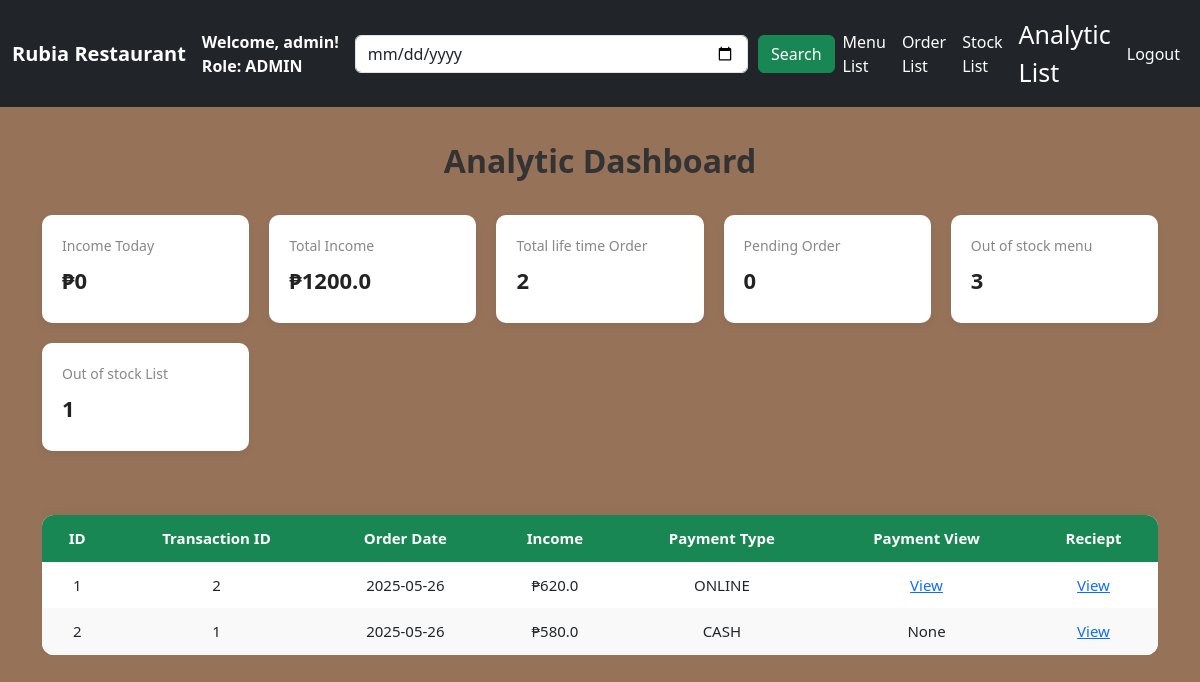
The app's page /analytic/list (signed in), older data.
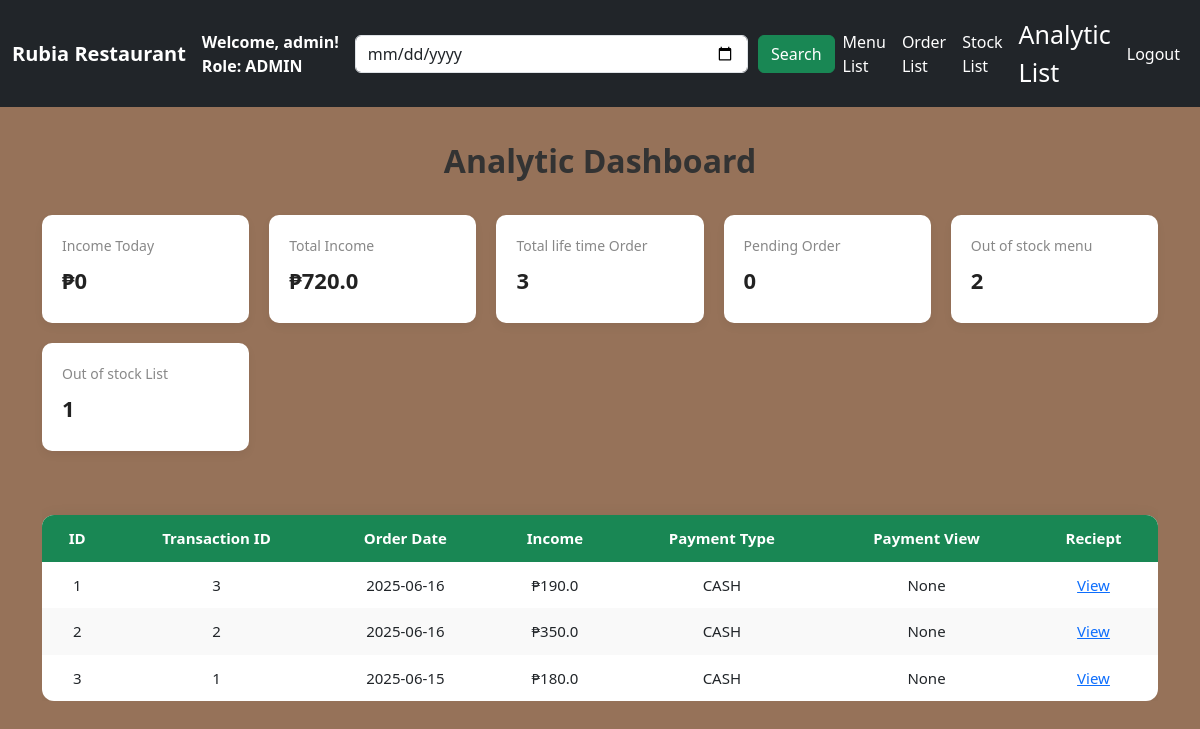
The same page, newer data.
### function/model.py (models this page shows, shortened)
class Income_table(SQLModel, table=True):
    id:              int                     = Field(default=None, primary_key=True)
    order_date:      datetime.date           = Field(default_factory=datetime.date.today)
    income:          float                   = Field(nullable=False)
    payment_type:    PaymentEnum             = Field()
    image_url:       str                     = Field()
    order_list_item: str                     = Field()
    holder: Optional["Income_Holder"] = Relationship(back_populates="order")

### main.py (the view)
@app.route("/analytic/list",methods=['GET','POST'])
def analytic_list():
    if 'user_id' not in flask_session:
        return redirect(url_for('login'))
    role = flask_session.get('role')
    if role not in ['ADMIN', 'EMPLOYEE']:
        flash('You cannot Edit this','error')
        return redirect(url_for('restrict_access'))
    username = flask_session.get('username')
    role =   flask_session.get('role')
    image_names = os.listdir('static/images')
    page = request.args.get('page',1,type=int)
    PER_PAGE = 6
    with DbaseSession(engine) as session:
        if role  in ['EMPLOYEE','ADMIN']:
            stmt = select(Income_table).order_by(desc(Income_table.id))
            data = session.exec(stmt).all()
            stmt2 = select(Order_List).options(selectinload(Order_List.menu))
            orders = session.exec(stmt2).all()
            count  = len(set(order.table for order in orders)) # we use this to count only range
            stmt3 = session.exec(select(Menu_List).where(Menu_List.quantity == 0)).all()
            out_of_stock = len(stmt3) #this will count out of stock menu
            stmt4 = session.exec(select(Kitchen_Stock).where(Kitchen_Stock.quantity == 0)).all()
            out_of_stock_list = len(stmt4)
            stmt5 = session.exec(select(Income_Holder)).all()
            life_time_order = len(stmt5)
            stmt6 = select(Income_Today).where(Income_Today.transaction_date == date.today())
            data2 = session.exec(stmt6).all()
        if request.method == 'POST':
            query_date = request.form.get('query_date')
            if query_date:
                stmt = stmt.where(Income_table.order_date.ilike(f"%{query_date}%"))
    income_today_holder = []
    for item2 in data2:
        income_today_holder.append(item2.balance)
    income_holder = []
    for item in data:
        print(item.income)
        income_holder.append(item.income)
    total = len(data)
    start = (page - 1) * PER_PAGE
    end = start + PER_PAGE
    paginated_data = data[start:end]
    context = {
        'income_today':sum(income_today_holder),
        'total_income': sum(income_holder),
        'income_table': paginated_data,
        'username': username,
        'role': role,
        'page':page,
        'images_name': image_names,
        'total_pages': (total + PER_PAGE - 1) // PER_PAGE,
        'today':today,
        'count':count,
        'out_of_stock':out_of_stock,
        'out_of_stock_list':out_of_stock_list,
        'life_time_order':life_time_order
    }
    return render_template('analytics.html',**context)

### function/model.py (called while the page is built)
    def __str__(self):
        return self.value

### templates/analytics.html (shortened to what this page needs)
<!DOCTYPE html>
<html lang="en">
<head>
  <link href="https://cdn.jsdelivr.net/npm/bootstrap@5.3.6/dist/css/bootstrap.min.css" rel="stylesheet">
</head>
<body>
  <nav class="navbar navbar-expand-lg navbar-dark bg-dark fixed-top">
    <div class="container-fluid">
      <a class="navbar-brand fw-bold">Rubia Restaurant</a>
      <div class="d-flex flex-column text-white me-3">
        <span class="fw-bold">Welcome, {{ username }}!</span>
        <span class="fw-bold">Role: {{ role }}</span>
      </div>
      <div class="collapse navbar-collapse justify-content-between" id="navbarNav">
        <form class="d-flex mx-auto" action="/analytic/list" method="POST" style="max-width: 600px; width: 100%;">
          <input type="date" class="form-control" name="query_date" placeholder="Search by Date">
        <div style="margin-left:10px;">
          <button type="submit" class="btn btn-success">Search</button>
        </div>
        </form>
        <ul class="navbar-nav align-items-center">
          {% if role in ['ADMIN', 'EMPLOYEE'] %}
          <li class="nav-item"><a class="nav-link text-white" href="/menu/list">Menu List</a></li>
          <li class="nav-item"><a class="nav-link text-white" href="/order/list">Order List</a></li>
          <li class="nav-item"><a class="nav-link text-white" href="/stock/list">Stock List</a></li>
          <li class="nav-item"><a class="nav-link text-white" href="/analytic/list" style="font-size:25px;" >Analytic List</a></li>
          {% endif %}
          <li class="nav-item"><a class="nav-link text-white" href="/logout">Logout</a></li>
        </ul>
      </div>
    </div>
  </nav>
  <div class="container py-5">
    <div style="color:white">
      <h2 class="section-title">Analytic Dashboard</h2>
    </div>
    <div class="dashboard">
      <div class="box">
        <div class="title">Income Today</div>
        <div class="count">₱{{ income_today }}</div>
      </div>
      <div class="box">
        <div class="title">Total Income</div>
        <div class="count">₱{{ total_income }}</div>
      </div>
      <div class="box">
        <div class="title">Total life time Order</div>
        <div class="count">{{life_time_order}}</div>
      </div>
      <div class="box">
        <div class="title">Pending Order</div>
        <div class="count">{{count}}</div>
      </div>
      <div class="box">
        <div class="title">Out of stock menu</div>
        <div class="count">{{out_of_stock}}</div>
      </div>
      <div class="box">
        <div class="title">Out of stock List</div>
        <div class="count">{{out_of_stock_list}}</div>
      </div>
    </div>
    <div class="table-responsive">
      <table class="styled-table mt-4">
        <thead>
          <tr>
            <TH>ID</TH>
            <th>Transaction ID</th>
            <th>Order Date</th>
            <th>Income</th>
            <th>Payment Type</th>
            <th>Payment View</th>
            <th>Reciept</th>
          </tr>
        </thead>
        <tbody>
          {% for item in income_table %}
          <tr>
            <td>{{loop.index}}</td>
            <td>{{ item.id }}</td>
            <td>{{ item.order_date }}</td>
            <td>₱{{ item.income }}</td>
            <td>{{ item.payment_type }}</td>
            {% if item.payment_type != 'CASH' %}
            <td><a href="{{ url_for('view_payment_analytic',_id=item.id) }}">View</a></td>
            {%else%}
            <td>None</td>
            {%endif%}
            <td><a href="{{ url_for('reciept_view_analytic',_id=item.id) }}">View</a></td>
          </tr>
          {% endfor %}
        </tbody>
      </table>
    </div>
</div>
</body>
</html>

Row changes from the older to the newer data that the page shows:
added Income_table: id "3", order_date "2025-06-16", income "190.0", payment_type "CASH", shows "None"
changed Income_table id 2: order_date "2025-05-26" → "2025-06-16"; income "620.0" → "350.0"; payment_type "ONLINE" → "CASH"; payment_type "View" → "None"
changed Income_table id 1: order_date "2025-05-26" → "2025-06-15"; income "580.0" → "180.0"
Text that changed along with them:
{{ total_income }}: "1200.0" → "720.0"
{{ life_time_order }}: "2" → "3"
{{ out_of_stock }}: "3" → "2"
